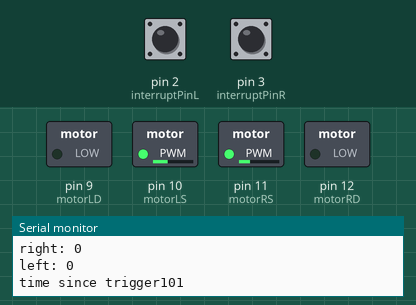
Bench run of a sketch on a simulated Arduino Uno, built with avr-gcc and run on an emulated ATmega328P. On the bench: switched loads named in the sketch (green lamp = pin HIGH), the last lines printed to the serial monitor. Inputs (shaded band) come from the test bench; at power-on: pin 2 (interruptPinL) HIGH, pin 3 (interruptPinR) HIGH.

Above: at 5.7 s.
5.8 s: pin 2 (interruptPinL) pulled LOW for 0.15 s
At 6.7 s:
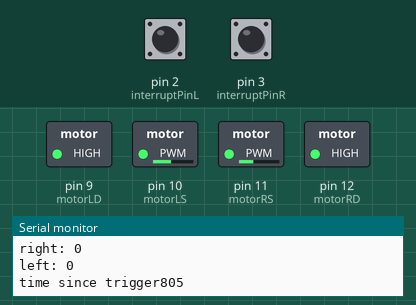
7.4 s: pin 2 (interruptPinL) pulled LOW for 1 s
At 8.0 s:
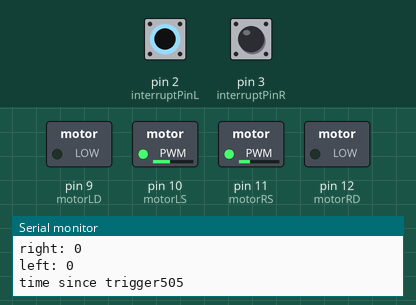
Timing chart, 0 to 10.4 s (numbered marks = the images above; inputs shaded):
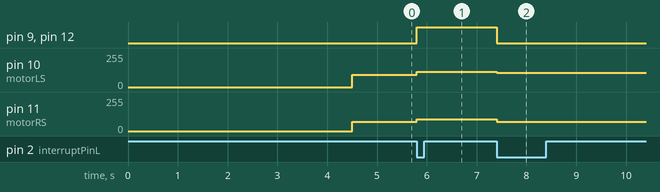

The sketch:

NANO_2.ino
```cpp
long compTime = 0;
unsigned long totalRRot = 0;
unsigned long totalLRot = 0;
unsigned long leftCount = 0;     //Encoder value from the interrupt function LEFT
unsigned long rightCount = 0;    //Encoder value from the interrupt function RIGHT
const int interruptPinR = 3;
const int interruptPinL = 2;
const int motorLD = 9;
const int motorLS = 10;
const int motorRD = 12;
const int motorRS = 11;
int rightSpeed = 0;
int leftSpeed = 0;
//check stall vars
bool setTime = false;
unsigned long nowTime = 0;
unsigned long pastRRot = 0;
unsigned long pastLRot = 0;
int freqSpeed = 100;
unsigned long encoderCountL = 0;
unsigned long encoderCountR = 0;
unsigned long triggerTime = 0;
bool trigger = false;

void checkStall(int speedM){
  if (setTime == false){        //only will happen on the initialization of the function
        nowTime = millis();
        pastRRot = totalRRot;
        pastLRot = totalLRot;
        setTime = true;
        //Serial.println("set time");
  }
   if ((millis() - nowTime)>= freqSpeed){
        encoderCountL = (totalLRot - pastLRot);
        encoderCountR = (totalRRot - pastRRot);
        Serial.print("right: ");
        Serial.println(encoderCountR);
        Serial.print("left: ");
        Serial.println(encoderCountL);
        Serial.print("time since trigger");
        Serial.println(millis() - triggerTime);
        if(millis() - triggerTime >= 1000){
          int checkStallCount = map(speedM, 50,255, 25, 50);
          Serial.print("stallCount: ");
          Serial.println(checkStallCount);
          if (encoderCountL <= checkStallCount){
            triggerTime = millis();
            trigger = true;
            Serial.println("triggered L");
            //Serial.println("trigger on");
          }
          else if(encoderCountR <= checkStallCount){
            triggerTime = millis();
            trigger = true;
            Serial.println("triggered R");
          }
        }
        setTime = false;
        //Serial.print("reset stall");
    }
}

void moveForward(int rotation, int speedL, int speedR){
  rightSpeed = speedR;
  leftSpeed = speedL;
  triggerTime = millis();
  rightCount = rotation + totalRRot;
  leftCount = rotation + totalLRot;
  digitalWrite(motorLD, LOW);
  digitalWrite(motorRD, LOW);
  while(rightCount >= totalRRot && leftCount >= totalLRot){
    analogWrite(motorLS, leftSpeed);
    analogWrite(motorRS, rightSpeed);
    checkStall(speedL);
    if(trigger == true){
      leftCount = totalLRot;
      trigger = false;
      Serial.println("stopped");
    }
  }
  analogWrite(motorLS, 0);
  analogWrite(motorRS, 0);
}
void moveBackward(int rotation, int speedL, int speedR){
  rightSpeed = speedR;
  leftSpeed = speedL;
  triggerTime = millis();
  rightCount = rotation + totalRRot;
  leftCount = rotation + totalLRot;
  digitalWrite(motorLD, HIGH);
  digitalWrite(motorRD, HIGH);
  while(rightCount >= totalRRot && leftCount >= totalLRot){
    analogWrite(motorLS, leftSpeed);
    analogWrite(motorRS, rightSpeed);
    checkStall(speedL);
    if(trigger == true){
      leftCount = totalLRot;
      trigger = false;
    }
  }
  analogWrite(motorLS, 0);
  analogWrite(motorRS, 0);
}

void setup() {
  // put your setup code here, to run once:
  Serial.begin(115200);
  pinMode(motorLS, OUTPUT);
  pinMode(motorRS, OUTPUT);
  pinMode(motorLD, OUTPUT);
  pinMode(motorRD, OUTPUT);
  digitalWrite(motorLD, LOW);
  digitalWrite(motorLD, LOW);
  pinMode(interruptPinR, INPUT_PULLUP);
  attachInterrupt(digitalPinToInterrupt(interruptPinR), addRotR, CHANGE);
  pinMode(interruptPinL, INPUT_PULLUP);
  attachInterrupt(digitalPinToInterrupt(interruptPinL), addRotL, CHANGE);
  Serial.println("Setup Complete");
  delay(4500);
}

void loop() {
  compTime = millis();
  while(millis() - compTime <= 60000){
    moveForward(2300, 93,70);
    moveBackward(2300,113,90);
    moveForward(2300, 108, 70);
    moveBackward(2300, 115,90);
    //delay(1000);
  }
  while(millis() - compTime >= 60000){
    Serial.println("Congrats");
  }
  // put your main code here, to run repeatedly:
}

void addRotR(){
    totalRRot += 1;
}
void addRotL(){
    totalLRot += 1;
}
```

Measured:
- after the input at 5.8 s, pin 9 (motorLD), pin 12 (motorRD): LOW → HIGH at once; pin 10 (motorLS): 93/255 → 113/255 at once; pin 11 (motorRS): 70/255 → 90/255 at once
- after the input at 7.4 s, pin 9 (motorLD), pin 12 (motorRD): HIGH → LOW at once; pin 10 (motorLS): 113/255 → 108/255 at once; pin 11 (motorRS): 90/255 → 70/255 at once
